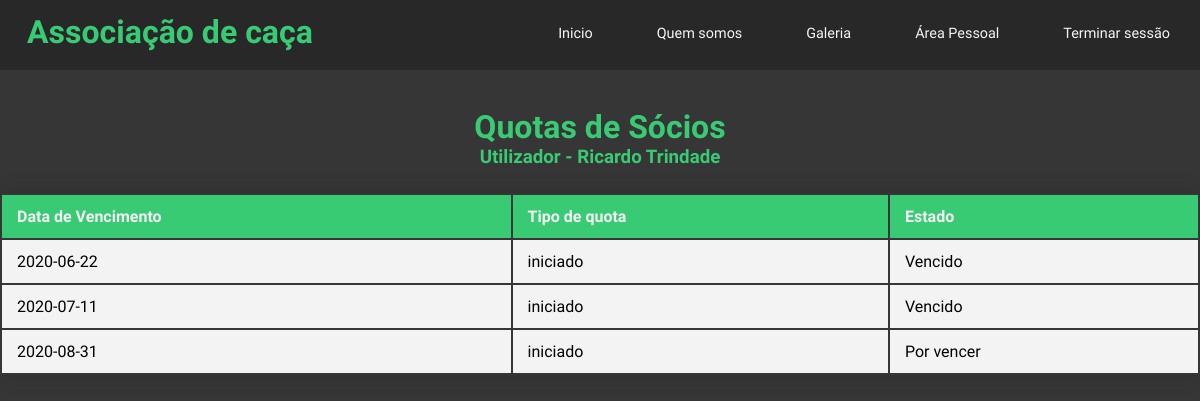
Page /vicePresidente/p_quotasSocio.php?codUtilizador=1 (signed in) on the committed database.
### tables this page shows
CREATE TABLE `utilizador` (
  `codUtilizador` int(11) NOT NULL,
  `codPerfil` int(11) NOT NULL,
  `codCarteira` int(11) NOT NULL,
  `nome` varchar(30) NOT NULL,
  `apelido` varchar(30) NOT NULL,
  `morada` varchar(50) NOT NULL,
  `email` varchar(50) NOT NULL,
  `nif` int(9) NOT NULL,
  `dataNascimento` date NOT NULL,
  `telemovel` int(11) NOT NULL,
  `numPorteArma` int(11) NOT NULL,
  `numApoliceSeguro` int(11) NOT NULL,
  `numLicencaCaca` int(11) NOT NULL,
  `limitacao` varchar(50) NOT NULL,
  `restricaoAlimentar` varchar(50) NOT NULL,
  `nomeUser` varchar(20) NOT NULL,
  `password` varchar(300) NOT NULL,
  `ativo` bit(1) NOT NULL
);

CREATE TABLE `quota` (
  `codQuota` int(11) NOT NULL,
  `codUtilizador` int(11) NOT NULL,
  `tipoQuota` int(11) NOT NULL,
  `dataVencimento` date NOT NULL,
  `estado` bit(1) NOT NULL,
  `ativo` bit(1) NOT NULL
);

CREATE TABLE `tipoquota` (
  `codTipo` int(11) NOT NULL,
  `descricao` varchar(20) NOT NULL,
  `valor` int(11) NOT NULL,
  `ativo` bit(1) NOT NULL
);

### vicePresidente/p_quotasSocio.php (the view, shortened to what this page needs)
<!DOCTYPE html>
<html lang="en">
    <head>
        <link rel="stylesheet" href="../css/style.css">
    </head>
    <body>
        <?php
            if(isset($_SESSION['utilizador']))
            {
                $sql = "SELECT codPerfil FROM utilizador WHERE nomeUser = '".$_SESSION["utilizador"]."'";
                $res = mysqli_query($conn, $sql);
                $row = mysqli_fetch_array($res);
                if($row['codPerfil'] == VICE_PRESIDENTE || $row['codPerfil'] == PRESIDENTE)
                {
        ?>
                    <header>
                        <div class="navbar">
                            <h1>Associação de caça</h1>
                            <ul>
                                <li><a href='../index.php'>Inicio</a></li>
                                <li><a href='../about.php'>Quem somos</a></li>
                                <li><a href='../gallery.php'>Galeria</a></li>
                                <li><a href='../p_areaPessoal.php'>Área Pessoal</a></li>
                                <li><a href='../logout/logout.php'>Terminar sessão</a></li>
                            </ul>
                        </div>
                    </header>
        <?php
                    $codUtilizador = $_GET['codUtilizador'];
                    $sql = "SELECT nome, apelido FROM utilizador WHERE codUtilizador = '$codUtilizador'";
                    $res = mysqli_query($conn, $sql);
                    $row = mysqli_fetch_array($res);
                    $nomeUtilizador = $row['nome'];
                    $apelidoUtilizador = $row['apelido'];
                    $sql = "SELECT tq.descricao, q.dataVencimento, q.estado FROM quota AS q INNER JOIN tipoQuota AS tq ON (q.tipoQuota = tq.codTipo) WHERE q.codUtilizador = '$codUtilizador'";
                    $res = mysqli_query($conn, $sql);
                    echo
                    "
                    <br>
                    <br>
                    <h1>Quotas de Sócios</h1>
                        <h3>Utilizador - ".$nomeUtilizador." ".$apelidoUtilizador."</h3>
                        <div class='content_table'>
                            <table width='100%'>
                                <thead>
                                    <tr>
                                        <th>Data de Vencimento</th>
                                        <th>Tipo de quota</th>
                                        <th>Estado</th>
                                    </tr>
                                </thead>
                    ";
                    while($row = mysqli_fetch_array($res))
                    {
                            echo"<tbody>
                                    <tr>
                                        <td>".$row['dataVencimento']."</td>
                                        <td>".$row['descricao']."</td>";
                                        if($row['estado'] == 1)
                                        {
                                            echo"<td>Vencido</td>";
                                        }
                                        else
                                        {
                                            echo"<td>Por vencer</td>";
                                        }
                                    echo"
                                    </tr>
                                </tbody>";
                    }
                    echo"
                            </table>
                        </div>
                    ";
                }
                else
                {
                    header('refresh:0; ../index.php');
                }
            }
            else
            {
                header('refresh:0; ../index.php');
            }
        ?>
    </body>
</html>

### css/style.css (style rules this page uses)
* { margin: 0px; padding: 0px; font-family: 'Open Sans Condensed', sans-serif; }
body { background: #363636; box-sizing: border-box; }
h1, h2, h3 { text-align: center; color: #39ca74; }
.navbar { width: 100%; height: 70px; background-color: #282828; }
.navbar h1 { position: absolute; padding: 3px; float: left; margin-left: 2%; margin-top: 10px; color: #39ca74; }
.navbar ul { width: auto; float: right; margin-top: 8px; }
.navbar li { display: inline-block; padding: 15px 30px; }
.navbar a { text-align: center; color: whitesmoke; text-decoration: none; font-size: 1.2vw; }
.content_table { border-collapse: collapse; margin: 25px 0; min-width: 400px; border-radius: 5px 5px 0 0; overflow: hidden; box-shadow: 0 0 20px rgba(0,0,0,0.15); }
.content_table thead tr { background-color: #39ca74; color: whitesmoke; text-align: left; font-weight: bold; }
.content_table th, td { padding: 12px 15px; }
.content_table tbody tr { background-color: #f3f3f3; }

### rows in the picture
utilizador: nome "Ricardo", apelido "Trindade"
quota: dataVencimento "2020-06-22", tipoQuota.descricao "iniciado", estado "Vencido"
quota: dataVencimento "2020-07-11", tipoQuota.descricao "iniciado", estado "Vencido"
quota: dataVencimento "2020-08-31", tipoQuota.descricao "iniciado", estado "Por vencer"
